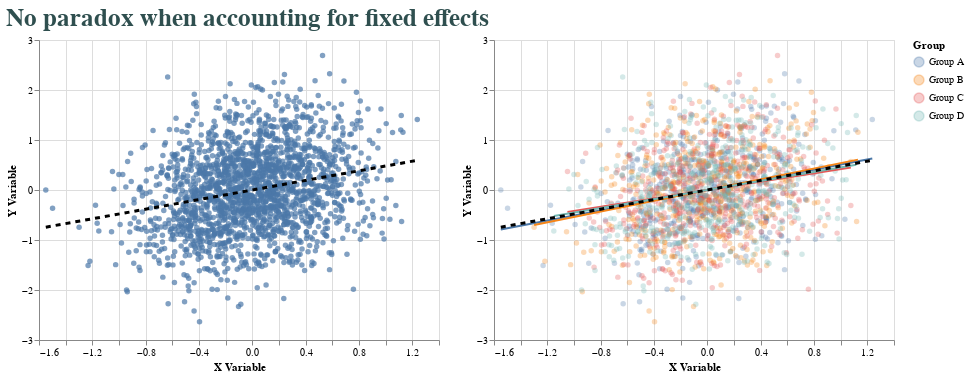

This figure's notebook cell:
### Code cell
df_fixed_effects = df.groupby("group", as_index=False).mean().rename(columns={"x": "x_mean", "y": "y_mean"})
df_transformed = df.merge(df_fixed_effects)
df_transformed = df_transformed.assign(
    x_transformed=df_transformed["x"] - df_transformed["x_mean"],
    y_transformed=df_transformed["y"] - df_transformed["y_mean"],
).filter(["x_transformed", "y_transformed", "group"])

plot_simpsons_paradox(
    df_transformed,
    x="x_transformed",
    y="y_transformed",
    chart_title="No paradox when accounting for fixed effects",
)

### Figure 1 — Vega-Lite specification as saved in the notebook (floating-point values rounded to 4 significant figures; data arrays with more than 128 entries replaced by an {"elided": "..."} marker saying what was removed)
{"config": {"view": {"continuousWidth": 300, "continuousHeight": 300}}, "hconcat": [{"layer": [{"mark": {"type": "circle", "opacity": 0.7, "size": 30}, "encoding": {"x": {"field": "x_transformed", "title": "X Variable", "type": "quantitative"}, "y": {"field": "y_transformed", "title": "Y Variable", "type": "quantitative"}}}, {"mark": {"type": "line", "color": "black", "strokeDash": [5, 5], "strokeWidth": 3}, "encoding": {"x": {"field": "x_transformed", "title": "X Variable", "type": "quantitative"}, "y": {"field": "y_transformed", "title": "Y Variable", "type": "quantitative"}}, "transform": [{"on": "x_transformed", "regression": "y_transformed"}]}], "height": 300, "width": 400}, {"layer": [{"mark": {"type": "circle", "opacity": 0.3, "size": 30}, "encoding": {"color": {"field": "group", "title": "Group", "type": "nominal"}, "x": {"field": "x_transformed", "title": "X Variable", "type": "quantitative"}, "y": {"field": "y_transformed", "title": "Y Variable", "type": "quantitative"}}}, {"mark": {"type": "line", "strokeWidth": 2}, "encoding": {"color": {"field": "group", "title": "Group", "type": "nominal"}, "x": {"field": "x_transformed", "title": "X Variable", "type": "quantitative"}, "y": {"field": "y_transformed", "title": "Y Variable", "type": "quantitative"}}, "transform": [{"on": "x_transformed", "regression": "y_transformed", "groupby": ["group"]}]}, {"mark": {"type": "line", "color": "black", "strokeDash": [5, 5], "strokeWidth": 3}, "encoding": {"x": {"field": "x_transformed", "title": "X Variable", "type": "quantitative"}, "y": {"field": "y_transformed", "title": "Y Variable", "type": "quantitative"}}, "transform": [{"on": "x_transformed", "regression": "y_transformed"}]}], "height": 300, "width": 400}], "data": {"name": "data-996c39d6a914b0787b6156bb9a865577"}, "title": {"text": "No paradox when accounting for fixed effects", "color": "darkslategrey", "fontSize": 25}, "$schema": "https://vega.github.io/schema/vega-lite/v5.20.1.json", "datasets": {"data-996c39d6a914b0787b6156bb9a865577": {"elided": "2000 records"}}}
